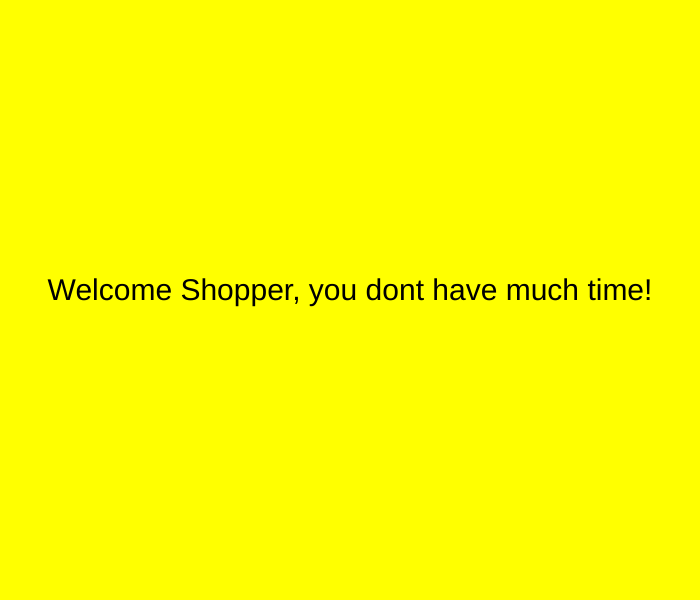
Frame 1 (no input)
Frame 60 (no input): identical to frame 1, image omitted
Frame 120 (the mouse pressed at the canvas centre since frame 60): identical to frame 1, image omitted

The p5.js sketch that drew this single still picture (run headless with seeded random() and noise() and a simulated clock; from frame 60 on, the mouse is pressed at the canvas centre):

// p5.js sketch
// ── sketch.js
var cars = [];
var frogpos;
var myState = 0;
var maxCars = 10;
var maxTimer = 15 * 60;
var timer = maxTimer;

function setup() {
  // put setup code here
  createCanvas(700, 600);

  //spawn cars
  for (var i = 0; i < maxCars; i++) {
    cars.push(new Car());
  }

  frogpos = createVector(300, height - 100);

  textAlign(CENTER);
}

function draw() {

  switch (myState) {

    case 0:
      background('yellow');
      fill('black');
      textSize(30);
      text("Welcome Shopper, you dont have much time!", width / 2, height / 2);
      break;

    case 1:
      background('red');
      fill('white');
      textSize(30);
      text("COLLECT AS MUCH AS YOU CAN!", width / 2, height / 2);
      break;

    case 2: //game state
      game();

      timer = timer - 1;
      if (timer <= 0) {
        timer = maxTimer;
        myState = 4;
      }
      break;

    case 3: //win
      background('pink');
      fill('white');
      text("You Made It, Good Job!", width / 2, height / 2);
      break;

    case 4: //lose
      background('black');
      fill('white');
      text("Too Slow", width / 2, height / 2);
      break;

  }


}

function mouseReleased() {
  switch (myState) {
    case 0:
      myState = 1;
      break;

    case 1:
      myState = 2;
      break;

      //won
    case 3:
      //reset timer
      timer = maxTimer;

      //respawns cars
      cars = [10];
      for (var i = 0; i < maxCars; i++) {
        cars.push(new Car());
      }
      myState = 0;
      break;

      //lose
    case 4:
      //reset timer
      timer = maxTimer;

      //respawns cars
      cars = [];
      for (var i = 0; i < maxCars; i++) {
        cars.push(new Car());
      }
      myState = 0;
      break;
  }
}


function game() {

  background('lightblue');

  for (var i = 0; i < cars.length; i++) {
    cars[i].display();
    cars[i].drive();
    if (cars[i].pos.dist(frogpos) < 50) {
      cars.splice(i, 1);
    }
  }
  if (cars.length == 0) {
    myState = 3;
  }
  // frog
  fill('green');
  ellipse(frogpos.x, frogpos.y, 50, 50);
  checkForKeys();

}

function checkForKeys() {
  if (keyIsDown(LEFT_ARROW)) frogpos.x -= 5;
  if (keyIsDown(RIGHT_ARROW)) frogpos.x += 5;
  if (keyIsDown(UP_ARROW)) frogpos.y -= 5;
  if (keyIsDown(DOWN_ARROW)) frogpos.y += 5;
}

// our Car class
function Car() {
  //attribute
  this.pos = createVector(random(width), random(height));
  this.vel = createVector(random(-5, 5), random(-5, 5));
  this.r = random(255);
  this.g = random(255);
  this.b = random(255);

  //methods
  this.display = function() {
    fill(this.r, this.g, this.b);
    rect(this.pos.x, this.pos.y, 20, 20, 20);
  }

  this.drive = function() {
    this.pos.add(this.vel);
    if (this.pos.x > width) this.pos.x = 0;
    if (this.pos.x < 0) this.pos.x = width;
    if (this.pos.y > height) this.pos.y = 0;
    if (this.pos.x < 0) this.pos.y = height;
  }


}
